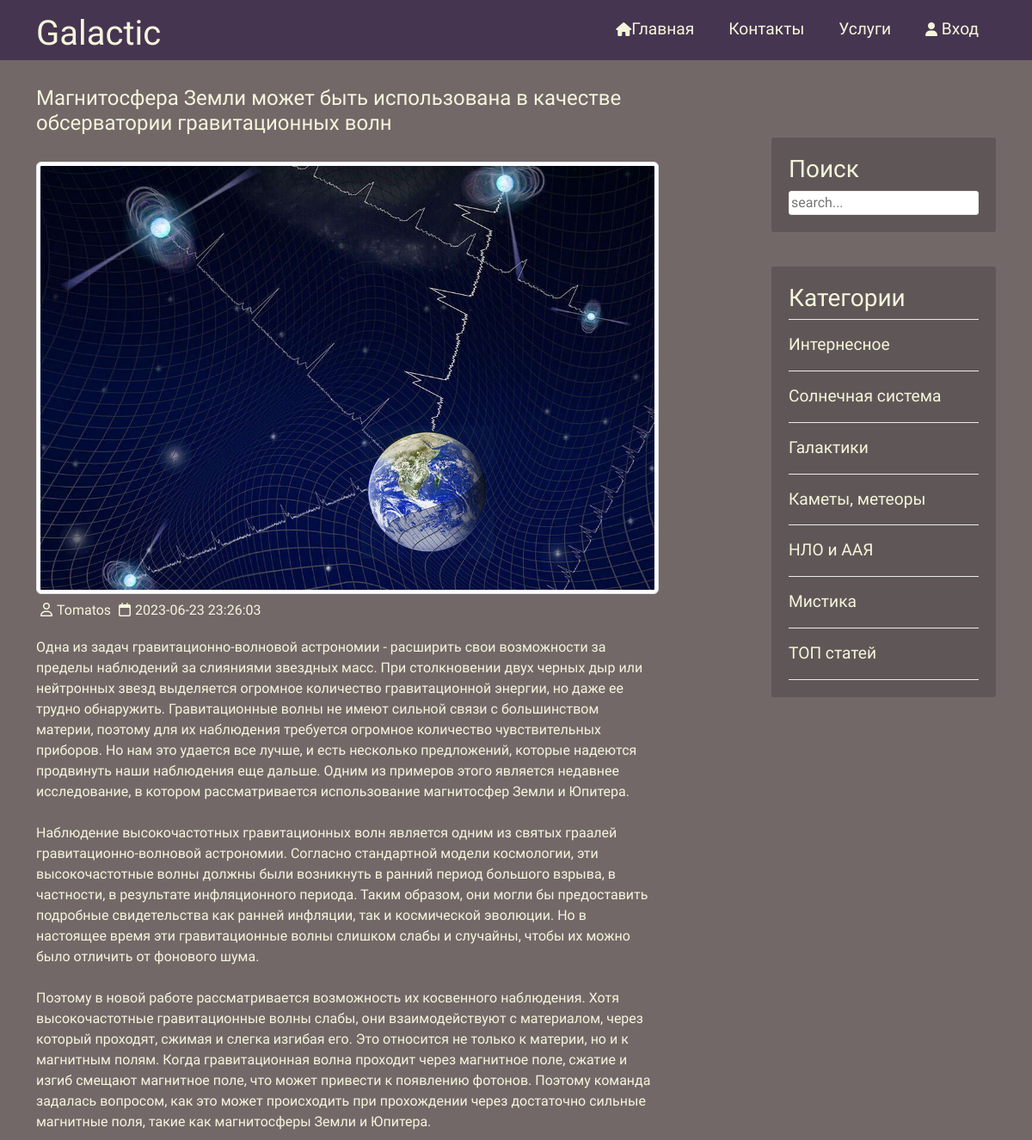
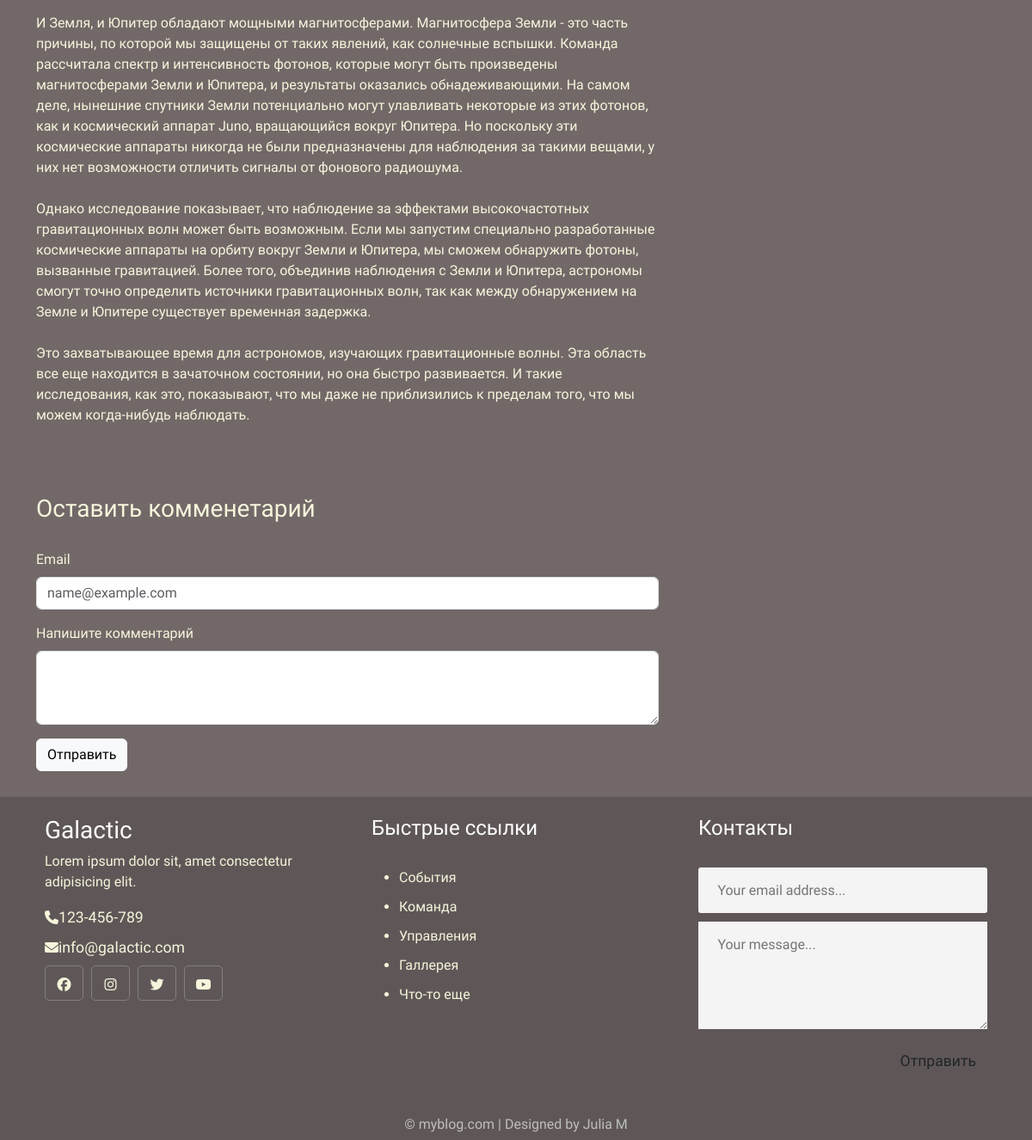
Screenshot of /single.php?id=2 with the database file from the repository (2 pictures, top to bottom).
### tables this page shows
CREATE TABLE `posts` (
  `id` int NOT NULL,
  `id_user` int NOT NULL,
  `title` varchar(256) NOT NULL,
  `image` varchar(256) NOT NULL,
  `content` text NOT NULL,
  `status` tinyint NOT NULL,
  `id_topic` int DEFAULT NULL,
  `create_date` datetime NOT NULL DEFAULT CURRENT_TIMESTAMP
);

CREATE TABLE `users` (
  `id` int NOT NULL,
  `admin` tinyint NOT NULL,
  `username` varchar(256) NOT NULL,
  `email` varchar(256) NOT NULL,
  `password` varchar(256) NOT NULL,
  `created` timestamp NOT NULL DEFAULT CURRENT_TIMESTAMP
);

CREATE TABLE `category` (
  `id` int NOT NULL,
  `name` varchar(128) NOT NULL,
  `description` text NOT NULL
);

### app/database/db.php (called while the page is built, shortened)
<?php
require 'connect.php';
function dbCheckErr($query){
    $errInfo = $query->errorInfo();
    return true;
}
function selectAll($table, $params = []){
    global $pdo;
    $sql = "SELECT * FROM $table";
    $query = $pdo->prepare($sql);
    $query->execute();
    return $query->fetchAll();
}
function selectAllFromPostWithUsersOnSinglePage($table1, $table2, $id){
    $id = $_GET['id'];
    global $pdo;
    $sql =
    "SELECT p.*, u.username FROM $table1 AS p JOIN $table2 AS u ON p.id_user = u.id WHERE p.id = $id";
    $query = $pdo->prepare($sql);
    $query->execute();
    return $query->fetch();
}

### single.php (the view)
<?php
include "./app/include/header.php";
include_once $_SERVER['DOCUMENT_ROOT'] . "/cosmo/app/database/db.php";
$post = selectAllFromPostWithUsersOnSinglePage('posts', 'users', $_GET['id']);
$topics = selectALL('category');
?>
<div class="container">
    <div class="content row">
        <div class="main-content col-md-9 col-12">
            <h4><?=$post['title'];?></h4>
            <div class="single_post row">
                <div class="img col-12">
                    <img class="img-thumbnail" src="<?=BASE_URL ."assets/image/postsImg/" . $post['image'] ?>"
                        alt="<?=$post['title'];?>">
                </div>
                <div class="single_post_text col-12">
                    <div class="info">
                        <i class="far fa-user"></i><?=$post['username'];?>
                        <i class="far fa-calendar"></i><?=$post['create_date'];?>
                    </div>
                    <?=$post['content'];?>
                </div>
                <?php include "./app/include/comments.php"; ?>
            </div>
        </div>
        <div class="sidebar col-md-3 col-12">
            <div class="section search">
                <h3>Поиск</h3>
                <form action="search.php" method="post">
                    <input type="text" name="search-term" class="text-input" placeholder="search...">
                </form>
            </div>
            <div class="section topics">
                <h3>Категории</h3>
                <ul>
                    <?php foreach($topics as $key => $topic): ?>
                    <li><a href="<?=BASE_URL . "category.php?id=" . $topic['id']; ?>"><?=$topic['name']; ?></a></li>
                    <?php endforeach ?>
                </ul>
            </div>
        </div>
    </div>
</div>
<?php
include "./app/include/footer.php";
?>

### assets/css/style.css (style rules this page uses)
* { font-family: 'Advent Pro', sans-serif; font-size: 16px; }
body { background: #726868 !important; display: flex; flex-direction: column; height:100vh; margin: 0; padding: 0; }
.container { flex: 1; }
a { text-decoration: none ; color: inherit !important; }
input { pudding: 10px 12px; display: block; width: 100%; border-radius: 3px; border: 1px solid #ececec; line-height: 1.5rem; color: #444444; font-weight: 500; }
.main-content { color: beige; }
.main-content h4 { margin: 30px 0; }
.sidebar { margin: 50px 0 20px 0px; color: beige; }
.sidebar .section { margin-top: 40px; background: #5f5757; border-radius: 3px; padding: 20px; }
.sidebar .topics ul { margin: 0px; padding: 0px; list-style: none; border-top: 1px solid #ececec; }
.sidebar .topics ul a { display: block; padding: 15px 0px 15px 0px; border-bottom: 1px solid #ececec; transition: .3s; text-decoration: none; font-weight: 500; color: #5c5c5c; font-size: 1.2em; }
.single_post .info i { display: inline-block; margin: 0.6rem 5px 1.5rem ; }
.single_post { width: 90%; margin-bottom: 30px; }

### rows the page displays
posts: title "Магнитосфера Земли может быть использована в качестве обсерватории гравитационных волн", image (picture), id_user.username "Tomatos", create_date "2023-06-23 23:26:03", content "Одна из задач гравитационно-волновой астрономии - расширить свои возможности за пределы наблюдений за слияниями звездных масс. При столкновении двух черных дыр или нейтронных звезд выделяется огромное количество гравитационной энергии, но даже ее трудно обнаружить. Гравитационные волны не имеют сильной связи с большинством материи, поэтому для их наблюдения требуется огромное количество чувствительных приборов. Но нам это удается все лучше, и есть несколько предложений, которые надеются продвинуть наши наблюдения еще дальше. Одним из примеров этого является недавнее исследование, в котором рассматривается использование магнитосфер Земли и Юпитера. Наблюдение высокочастотных гравитационных…"
category: name "Интернесное"
category: name "Солнечная система"
category: name "Галактики"
category: name "Каметы, метеоры"
category: name "НЛО и ААЯ"
category: name "Мистика"
category: name "ТОП статей"
